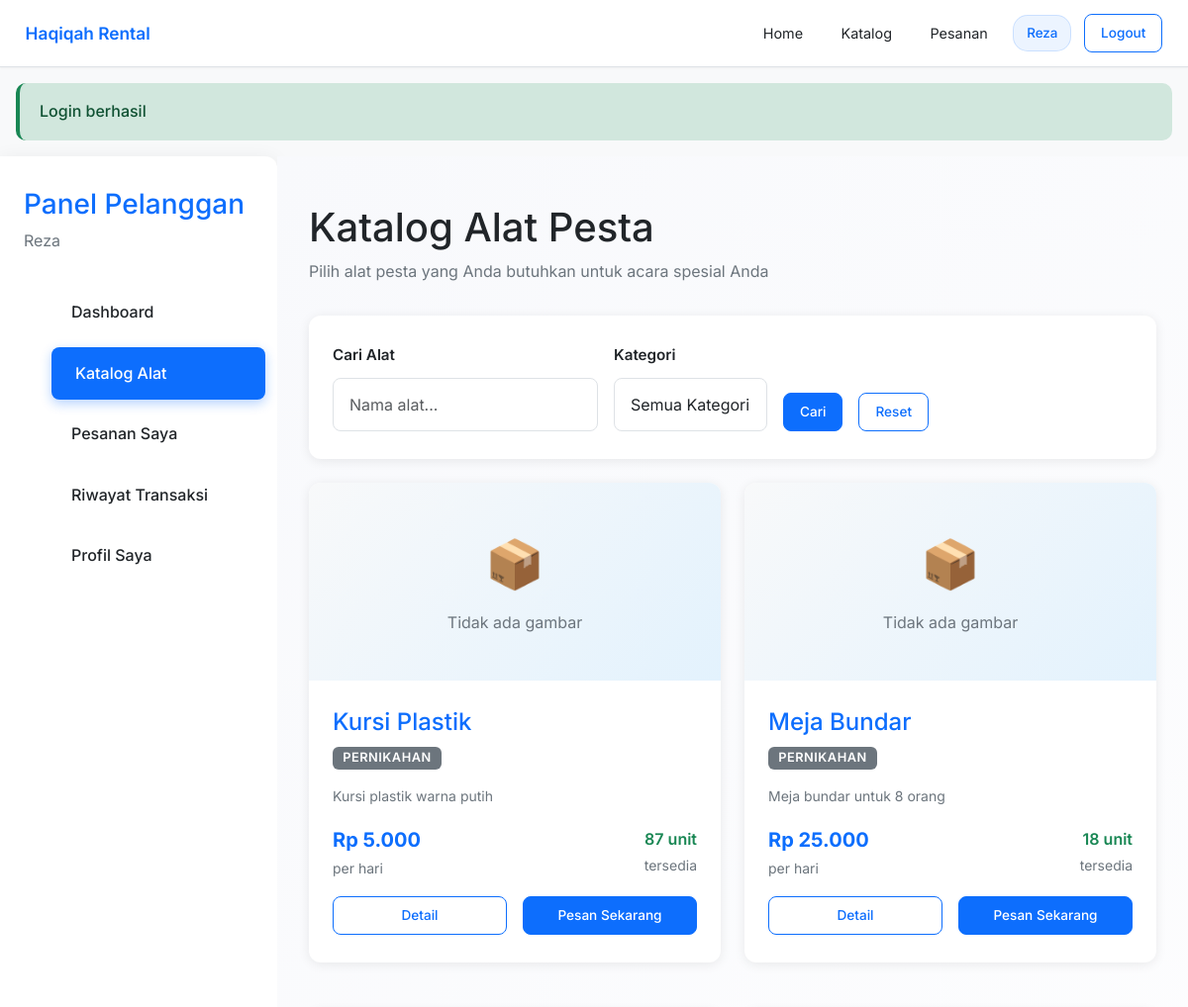
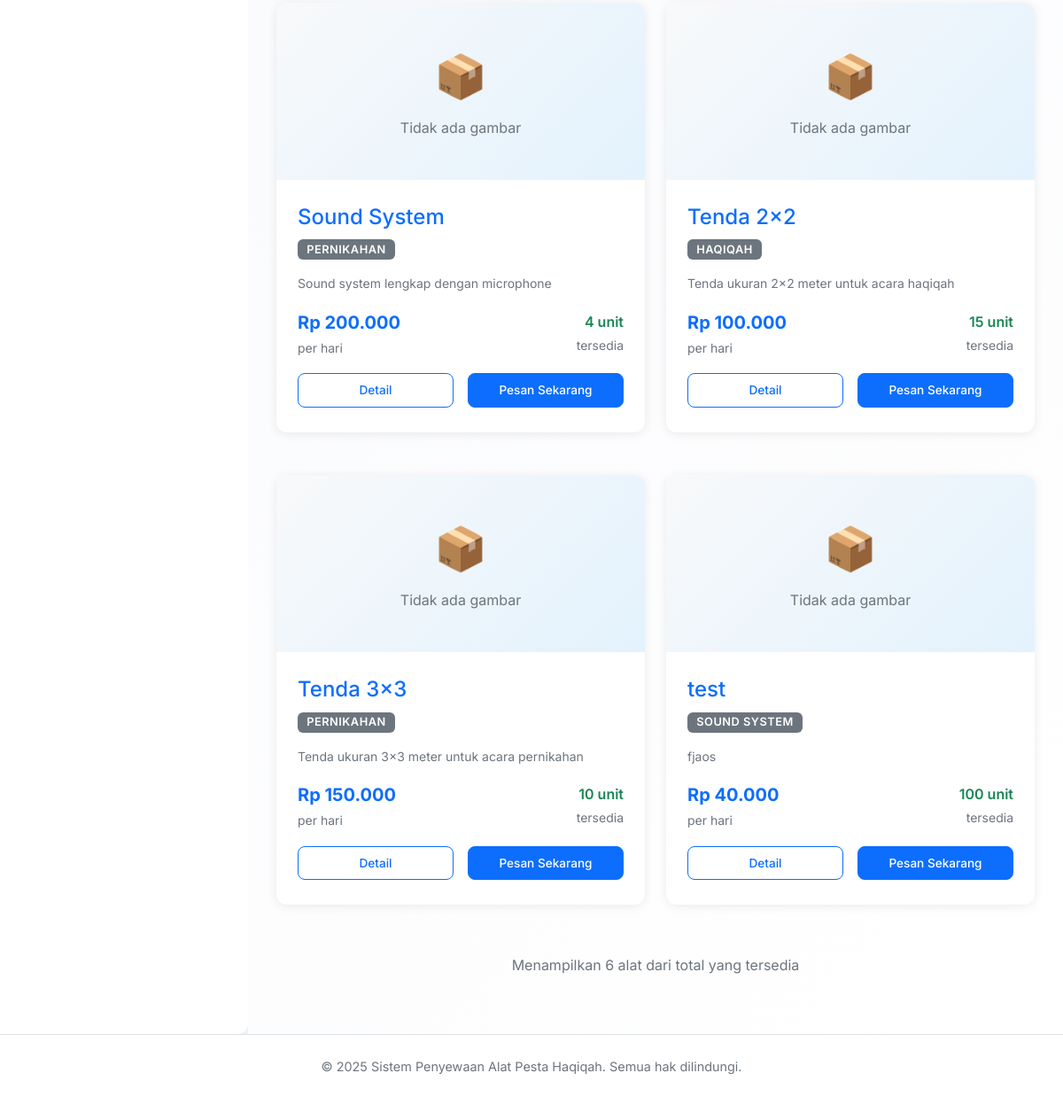
Page /pelanggan/alat (signed in) on the committed database (2 pictures, top to bottom).
### tables this page shows
CREATE TABLE `alat` (
  `id_alat` int NOT NULL,
  `nama_alat` varchar(100) NOT NULL,
  `kategori` varchar(50) NOT NULL,
  `stok` int NOT NULL DEFAULT '0',
  `harga` decimal(10,2) NOT NULL,
  `deskripsi` text,
  `gambar` varchar(255) DEFAULT NULL,
  `created_at` timestamp NULL DEFAULT CURRENT_TIMESTAMP,
  `updated_at` timestamp NULL DEFAULT CURRENT_TIMESTAMP ON UPDATE CURRENT_TIMESTAMP,
  `id_kategori` int DEFAULT '1'
);

### templates/pages/pelanggan/katalog.php (the view, shortened to what the rows shown need)
<?php
include __DIR__ . '/../../layouts/header.php';
?>
<div class="dashboard">
    <main class="main-content">
        <div style="margin-bottom: 2rem;">
            <h1 style="margin-bottom: 0.5rem;">Katalog Alat Pesta</h1>
        </div>
        <?php if (empty($alatList)): ?>
            <div class="card">
                <div class="card-body">
                    <p style="text-align: center; color: var(--secondary-color); margin: 2rem 0;">
                        <?php if (!empty($search) || !empty($kategori)): ?>
                            Tidak ada alat yang sesuai dengan pencarian Anda
                        <?php else: ?>
                            Belum ada alat tersedia saat ini
                        <?php endif; ?>
                    </p>
                </div>
            </div>
        <?php else: ?>
            <div style="display: grid; grid-template-columns: repeat(auto-fill, minmax(300px, 1fr)); gap: 1.5rem;">
                <?php foreach ($alatList as $alat): ?>
                    <div class="card" style="overflow: hidden;">
                        <div style="height: 200px; background: linear-gradient(135deg, var(--light-color), #e3f2fd); display: flex; align-items: center; justify-content: center;">
                            <?php if ($alat['gambar']): ?>
                                <img src="/hakikah/public/images/alat/<?= htmlspecialchars($alat['gambar']) ?>"
                                     alt="<?= htmlspecialchars($alat['nama_alat']) ?>"
                                     style="max-width: 100%; max-height: 100%; object-fit: cover;">
                            <?php else: ?>
                                <div style="text-align: center; color: var(--secondary-color);">
                                    <div style="font-size: 3rem; margin-bottom: 0.5rem;">📦</div>
                                    <p style="margin: 0;">Tidak ada gambar</p>
                                </div>
                            <?php endif; ?>
                        </div>
                        <div class="card-body">
                            <div style="margin-bottom: 1rem;">
                                <h4 style="margin: 0 0 0.5rem 0; color: var(--primary-color);">
                                    <?= htmlspecialchars($alat['nama_alat']) ?>
                                </h4>
                                <span class="badge badge-secondary"><?= htmlspecialchars($alat['kategori']) ?></span>
                            </div>
                            <p style="margin-bottom: 1rem; color: var(--secondary-color); font-size: 0.875rem;">
                                <?= htmlspecialchars($alat['deskripsi']) ?>
                            </p>
                            <div style="display: flex; justify-content: space-between; align-items: center; margin-bottom: 1rem;">
                                <div>
                                    <div style="font-size: 1.25rem; font-weight: 700; color: var(--primary-color);">
                                        Rp <?= number_format($alat['harga'], 0, ',', '.') ?>
                                    </div>
                                    <small style="color: var(--secondary-color);">per hari</small>
                                </div>
                                <div style="text-align: right;">
                                    <div style="font-weight: 600; color: <?= $alat['stok'] > 0 ? 'var(--success-color)' : 'var(--danger-color)' ?>;">
                                        <?= $alat['stok'] ?> unit
                                    </div>
                                    <small style="color: var(--secondary-color);">tersedia</small>
                                </div>
                            </div>
                            <div class="btn-actions">
                                <a href="/hakikah/pelanggan/alat/<?= $alat['id_alat'] ?>"
                                   class="btn btn-outline-primary btn-cancel" style="flex: 1;">
                                    Detail
                                </a>
                                <?php if ($alat['stok'] > 0): ?>
                                    <a href="/hakikah/pelanggan/pesan/<?= $alat['id_alat'] ?>"
                                       class="btn btn-primary btn-submit" style="flex: 1;">
                                        Pesan Sekarang
                                    </a>
                                <?php else: ?>
                                    <button class="btn btn-outline-primary" style="flex: 1;" disabled>
                                        Stok Habis
                                    </button>
                                <?php endif; ?>
                            </div>
                        </div>
                    </div>
                <?php endforeach; ?>
            </div>
        <?php endif; ?>
    </main>
</div>
<?php include __DIR__ . '/../../layouts/footer.php'; ?>

### rows in the picture
alat: shows "Tidak ada gambar", nama_alat "Kursi Plastik", kategori "PERNIKAHAN", deskripsi "Kursi plastik warna putih", harga "5.000", stok "87"
alat: shows "Tidak ada gambar", nama_alat "Meja Bundar", kategori "PERNIKAHAN", deskripsi "Meja bundar untuk 8 orang", harga "25.000", stok "18"
alat: shows "Tidak ada gambar", nama_alat "Sound System", kategori "PERNIKAHAN", deskripsi "Sound system lengkap dengan microphone", harga "200.000", stok "4"
alat: shows "Tidak ada gambar", nama_alat "Tenda 2x2", kategori "HAQIQAH", deskripsi "Tenda ukuran 2x2 meter untuk acara haqiqah", harga "100.000", stok "15"
alat: shows "Tidak ada gambar", nama_alat "Tenda 3x3", kategori "PERNIKAHAN", deskripsi "Tenda ukuran 3x3 meter untuk acara pernikahan", harga "150.000", stok "10"
alat: shows "Tidak ada gambar", nama_alat "test", kategori "SOUND SYSTEM", deskripsi "fjaos", harga "40.000", stok "100"

### other values in the picture
$_SESSION['nama'] "Reza"
$_SESSION['success'] "Login berhasil"
count($alatList) "6"
